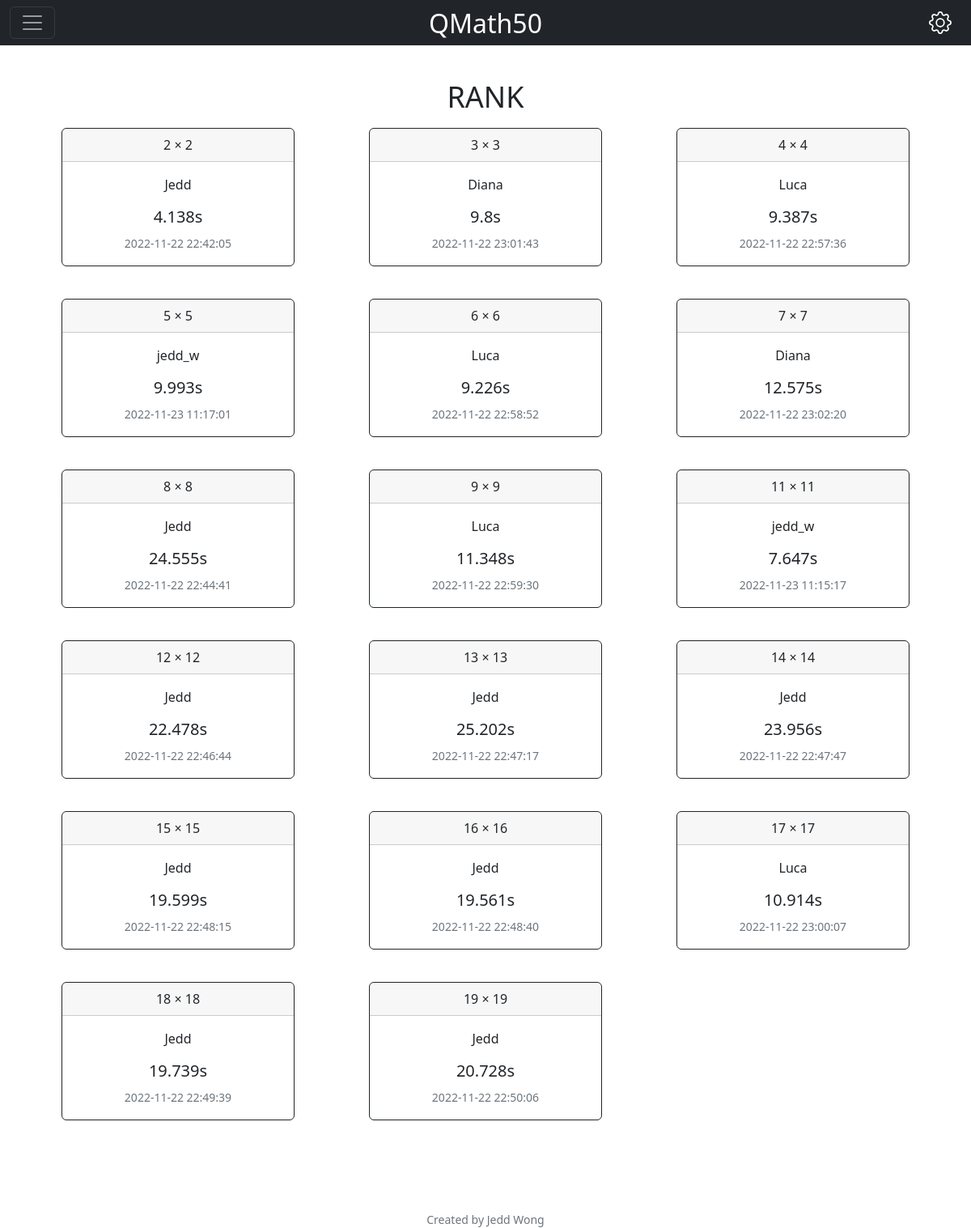
The page /rank (signed in) on the database its author committed.
### tables this page shows
CREATE TABLE users (
id INTEGER PRIMARY KEY AUTOINCREMENT NOT NULL, 
username TEXT NOT NULL, 
hash TEXT NOT NULL
);

### main.py (the view)
@app.route('/rank')
@login_required
def rank():
    acc_id = session["user_id"]
    if acc_id != None:
        username_db = db.execute("SELECT username FROM users WHERE id = ?", acc_id)
        username = username_db[0]["username"]
        best_time_list = []
        for data in range(2,20):
            if data == 10:
                pass
            else:
                temp_dict = {}
                rank_best_db = db.execute("SELECT game_type, pofo_id, MIN(best_time), time FROM profile WHERE game_type = ?", data)
                best_player_id = rank_best_db[0]["pofo_id"]
                best_player_name = db.execute("SELECT username FROM users WHERE id = ?", best_player_id)
                if not best_player_name:
                    game_type = data
                    player_name = None
                    best_time = None
                    record_date_time = None
                else:
                    game_type = rank_best_db[0]["game_type"]
                    player_name = best_player_name[0]["username"]
                    best_time = rank_best_db[0]["MIN(best_time)"]
                    record_date_time = rank_best_db[0]["time"]
                temp_dict["game_type"] = game_type
                temp_dict["username"] = player_name
                temp_dict["best_time"] = best_time
                temp_dict["time"] = record_date_time
                if temp_dict["best_time"] != None:
                    temp_dict["best_time"] = str(best_time) + "s"
                best_time_list.append(temp_dict)
        contents = best_time_list
        return render_template("rank.html", jinja_username=username, jinja_contents=contents)
    else:
        return render_template("login.html")

### helpers.py (called while the page is built)
def login_required(f):
    @wraps(f)
    def decorated_function(*args, **kwargs):
        if session.get("user_id") is None:
            return redirect("/login")
        return f(*args, **kwargs)
    return decorated_function

### main.py (called while the page is built)
@app.after_request
def after_request(response):
    response.headers["Cache-Control"] = "no-cache, no-store, must-revalidate"
    response.headers["Expires"] = 0
    response.headers["Pragma"] = "no-cache"
    return response

### templates/rank.html (shortened to what this page needs)
{% extends "layout.html" %}
{% block main %}
        <div class="App_game">
          <div class="boardContainer" style="overflow: unset;">
              <div class="center">
                  <h1 style="font-size:3vw" id="indexTitle">RANK</h1>
              </div>
          </div>
        </div>
        <div class="row row-cols-1 row-cols-md-3 g-4">
          {% for content in jinja_contents %}
          <div class="col">
                <div class="card border-dark mb-3" style="max-width: 18rem;">
                    <div class="card-header">{{ content.game_type }} × {{ content.game_type }}</div>
                    <div class="card-body text-dark">
                      <p class="card-text">{{ content.username }}</p>
                      <h5 class="card-title">{{ content.best_time }}</h5>
                      <p class="card-text"><small class="text-muted">{{ content.time }}</small></p>
                    </div>
                </div>
          </div>
             {% endfor %}
        </div>
{% endblock %}

### static/css/styles.css (style rules this page uses)
html, body { margin: 0; height: 100%; }
.center { justify-content: center; color }
#indexTitle { margin: 2% 0 18%; }
.card { margin: 0 auto; float: none; margin-bottom: 10px; }
.App_game { width: 100%; max-width: var(--game-max-width); margin: 0 auto; height: calc(100% - var(--header-height)); display: flex; flex-direction: column; }
.boardContainer { display: flex; justify-content: center; align-items: center; flex-grow: 1; overflow: hidden; }

### rows shown on the page
users: game_type "2", username "Jedd", best_time "4.138s", time "2022-11-22 22:42:05", game_type "8", best_time "24.555s", time "2022-11-22 22:44:41", game_type "12", best_time "22.478s", time "2022-11-22 22:46:44", game_type "13", best_time "25.202s", time "2022-11-22 22:47:17", game_type "14", best_time "23.956s", time "2022-11-22 22:47:47", game_type "15", best_time "19.599s", time "2022-11-22 22:48:15", game_type "16", best_time "19.561s", time "2022-11-22 22:48:40", game_type "18", best_time "19.739s", time "2022-11-22 22:49:39", game_type "19", best_time "20.728s", time "2022-11-22 22:50:06"
users: game_type "3", username "Diana", best_time "9.8s", time "2022-11-22 23:01:43", game_type "7", best_time "12.575s", time "2022-11-22 23:02:20"
users: game_type "4", username "Luca", best_time "9.387s", time "2022-11-22 22:57:36", game_type "6", best_time "9.226s", time "2022-11-22 22:58:52", game_type "9", best_time "11.348s", time "2022-11-22 22:59:30", game_type "17", best_time "10.914s", time "2022-11-22 23:00:07"
users: game_type "5", username "jedd_w", best_time "9.993s", time "2022-11-23 11:17:01", game_type "11", best_time "7.647s", time "2022-11-23 11:15:17"
